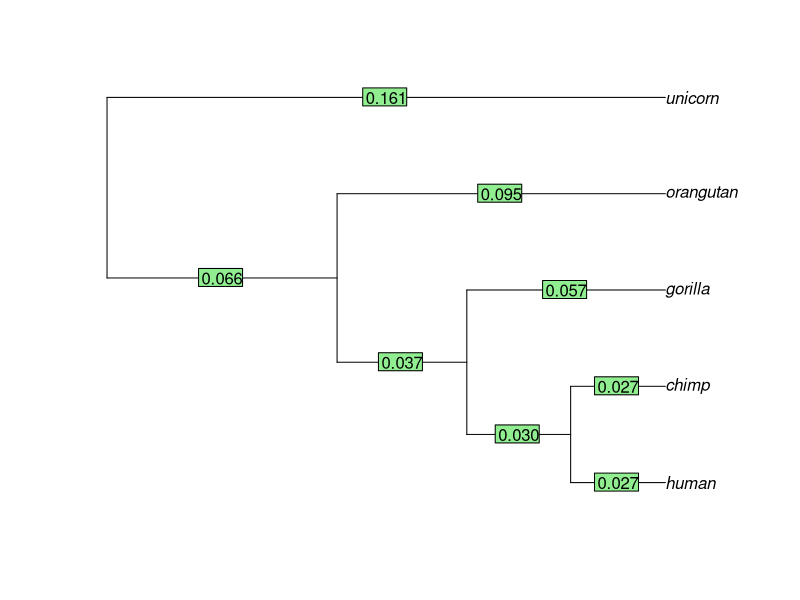

The R script that drew this image:
#########################################################
#######        COMPUTATIONAL BIOLOGY         ############
#######             HOMEWORK 3               ############
#########################################################
#                                                       #
# Reconstruct the phylogenetic tree of given sequences  #
# using UPGMA with hamming, JC69, K80 distances.        #
#                                                       #
#########################################################
#########################################################

#########################################################
######    Code below this should not be changed   #######
#########################################################

library(ape)

transform_to_phylo = function(sequences, named_edges, edge_lengths, node_description) {
    # Produce a tree of the phylo class from the matrix of edges, vector of lengths and
    # the dataframe  containing node descriptions.
    #    sequences: a list of the original sequences;
    #    named_edges: an Mx2 matrix of pairs of nodes connected by an edge,
    #                 where the M rows are the different edges and the 2 columns
    #                 are the parent node and the child node of an edge.
    #    edge_lengths: a vector of length M of the corresponding edge lengths.
    #    node_description: a data frame of the node descriptions as defined in
    #                      initialize_node_description and extended by the upgma code.
    
    edges = named_edges
    for (name in rownames(node_description)) {
        index = which(rownames(node_description) == name)
        edges[which(edges == name)] = as.numeric(index)
    }
    edges = matrix(as.numeric(edges), ncol = 2)
    
    edges[which(edges > length(sequences))] = - edges[which(edges > length(sequences))]
    root = setdiff(edges[,1], edges[,2])
    edges[which(edges==root)] = length(sequences) + 1
    
    k = length(sequences) + 2
    for(x in unique(edges[which(edges < 0)])) {
        edges[which(edges==x)] = k
        k = k + 1
    }
    
    tree = list()
    class(tree) = "phylo"
    tree$edge = edges
    tree$edge.length = edge_lengths
    tree$Nnode = as.integer(length(sequences) - 1)
    tree$tip.label = names(sequences)
    
    # Return the tree in the form of the phylo class from ape
    return(tree)
}

plot_tree = function(tree) {
    # Plot the phylogenetic tree with node labels and edge lengths.
    #    tree: an object of class phylo from the ape package

    plot(tree)
    edgelabels(format(tree$edge.length, digits = 2))
}

initialize_node_description = function(sequences) {
    # Initialize the structure that will hold node descriptions.
    # The created structure is a data frame where the rows are node names, and the columns are
    # node_height -- distance from the node to any tip in the ultrametric tree, and
    # node_size -- number of tips that this node is ancestral to.
    #    sequences: a list of the original sequences;

    N = length(sequences)
    node_names = names(sequences)
    node_sizes = rep(1, times = N)
    node_heights = rep(0, times = N)
    node_description = data.frame(node_sizes, node_heights)
    rownames(node_description) = node_names

    # Return a data frame that contains information on currently existing tip nodes.
    # node_description: a dataframe containing information on the currently existing nodes.
    #                   The row names are the names of the currently existing tips, i.e.
    #                   are the same as the names in the sequence list, node_height is
    #                   0 and node_size is 1 as the all the currently existing nodes are tips.
    return(node_description)
}

add_new_node = function(node_description, merging_nodes) {
    # Add new merged node to the node description data frame.
    # The new node is a combination of the nodes supplied in the merging_nodes,
    # e.g. if one needs to merge nodes "bird" and "fish", the new node in the
    # dataframe will be called "bird.fish".
    #    node_description: the dataframe created by initialize_node_description, containing
    #                      current node sizes and node heights
    #    merging_nodes: a vector of two names of the nodes being merged

    new_node_name = paste(merging_nodes, collapse = ".")
    new_node_row = data.frame(node_sizes = 0, node_heights = 0)
    rownames(new_node_row) = new_node_name
    new_node_description = rbind(node_description, new_node_row)
    
    # Return the node_description dataframe with a row for the new node added, and
    # the new node name.
    #    node_description: the dataframe where the rows are labelled by current nodes and columns
    #                      contain the node heights and sizes.
    #    new_node_name: the name of the newly added node, created from names in merging_nodes.
    return(list(node_description = new_node_description, new_node_name = new_node_name))
}

#########################################################
######    Code above this should not be changed   #######
#########################################################

get_hamming_distance = function(sequence1, sequence2) {
    # Compute the Hamming distance between two sequences.
    #    sequence1: first sequence 
    #    sequence2: second sequence

    seq1_split <- strsplit(sequence1, "")[[1]]
    seq2_split <- strsplit(sequence2, "")[[1]]
    distance <- 0
    # Both sequences are alignments -> they are assumed to have the same length
    for (i in (1:length(seq1_split))) {
        if (seq1_split[i] != seq2_split[i]) {
          distance <- distance+1
        }
    }

    # Return the numerical value of the distance
    return(distance)
}

get_JC69_distance = function(sequence1, sequence2) {
    # Compute the JC69 distance between two sequences.
    #    sequence1: first sequence
    #    sequence2: second sequence

    # Both sequences are alignments -> they are assumed to have the same length
    seq1_split <- strsplit(sequence1, "")[[1]]
    
    prop <- (get_hamming_distance(sequence1 = sequence1, sequence2 = sequence2))/length(seq1_split)
    distance <- (-3/4)*log(1-(4/3)*prop)

    # Return the numerical value of the distance
    return(distance)
}

get_K80_distance = function(sequence1, sequence2) {
    # Compute the K80 distance between two sequences.
    #    sequence1: first sequence
    #    sequence2: second sequence
    seq1_split <- strsplit(sequence1, "")[[1]]
    seq2_split <- strsplit(sequence2, "")[[1]]

    transit_diffs <- 0
    transvers_diffs <- 0
    for (i in (1:length(seq1_split))) {
        base1 <- seq1_split[i]
        base2 <- seq2_split[i]
        transit_pair1 <- c("C","T")
        transit_pair2 <- c("A", "G")
        if (base1 != base2) {
            if ((base1 %in% transit_pair1 && base2 %in% transit_pair1)
                || (base1 %in% transit_pair2 && base2 %in% transit_pair2)) {
                transit_diffs <- transit_diffs + 1
            } else {
                transvers_diffs <- transvers_diffs +1
            }
        }
    }
    
    S <- transit_diffs/length(seq1_split)
    V <- transvers_diffs/length(seq2_split)
    
    distance <- -(1/2)*log(1-(2*S)-V)-(1/4)*log(1-2*V)

    # Return the numerical value of the distance
    return(distance)
}

compute_initial_distance_matrix = function(sequences, distance_measure) {
    # Compute the initial distance matrix using one of the distance measures.
    # The matrix is of dimension NxN, where N is the number of sequences.
    # The matrix columns and rows should be labelled with tip names, each row and column
    # corresponding to the appropriate sequence.
    # The matrix can be filled completely (i.e symmetric matrix) or only the upper half
    # (as shown in the lecture).
    # The diagonal elements of the matrix should be Inf.
    #    sequences: the sequence alignment in the form of a list of species names and 
    #               the associated genetic sequences
    #    distance_measure: a string indicating whether the 'hamming', 'JC69' or 'K80' 
    #                      distance measure should be used
  
    N <- length(sequences)
    distance_matrix <- matrix(nrow = N, ncol = N)
    diag(distance_matrix) <- Inf
    rownames(distance_matrix) <- names(sequences)
    colnames(distance_matrix) <- names(sequences)

    # determine distance measure
    if (distance_measure == "hamming") {
        distance_func <- get_hamming_distance
    } else if (distance_measure == "JC69") {
        distance_func <- get_JC69_distance
    } else {
        distance_func <- get_K80_distance
    }
    
    # fill matrix
    for (i in 1:N) {
        for (j in 1:N) {
            if ( i != j) {
                seq1 <- sequences[[rownames(distance_matrix)[i]]]
                seq2 <- sequences[[colnames(distance_matrix)[j]]]
                distance_matrix[i,j] <- distance_func(seq1, seq2)
            }
        }
    }

    # Return the NxN matrix of inter-sequence distances with Inf on the diagonal
    return(distance_matrix)
}

get_merge_node_distance = function(node_description, distance_matrix, merging_nodes, existing_node) {
    # Compute the new distance between the newly created merge node and an existing old node in the tree
    #    node_description: a dataframe containing information on the currently existing nodes
    #    distance_matrix: the matrix of current distances between nodes
    #    merging_nodes: a vector of two node names that are being merged in this step
    #    existing_node: one of the previously existing nodes, not included in the new node
    
    n_i <- node_description[[merging_nodes[1],"node_sizes"]]
    n_j <- node_description[[merging_nodes[2],"node_sizes"]]
    
    d_i <- distance_matrix[merging_nodes[1], existing_node]
    d_j <- distance_matrix[merging_nodes[2], existing_node]
    
    new_distance <- (n_i*d_i + n_j*d_j)/(n_i + n_j)
  
    # Returns the distance between the newly created merge node and the existing node
    return(new_distance)
}

update_distance_matrix = function(node_description, distance_matrix, merging_nodes, new_node_name) {
    # Update the distance matrix given that two nodes are being merged.
    #    node_description: a dataframe containing information on the currently existing nodes
    #    distance_matrix: the current distance matrix that needs to be updated
    #    merging_nodes: a vector of two node names that need to be merged in this step
    #    new_node_name: the name with which the merged node should be labelled
    # The resulting matrix should be one column and one row smaller, i.e. if the given distance matrix
    # was MxM, then the updated matrix will be M-1xM-1, where the 2 rows and cols represent the separate
    # nodes undergoing the merge are taken out and a new row and col added that represents the new node.

    # create updated matrix
    # remove entries containing merging (old) nodes
    updated_distance_matrix <- distance_matrix[! rownames(distance_matrix) %in% merging_nodes,! colnames(distance_matrix) %in% merging_nodes]
    if (! is.matrix(updated_distance_matrix)) {
        updated_distance_matrix <- matrix(updated_distance_matrix)
    }
    
    # add row and column for merged (new) node
    previous_names <- rownames(updated_distance_matrix)
    if (is.null(previous_names)) {
        previous_names <- rownames(distance_matrix)[! rownames(distance_matrix) %in% merging_nodes]
    }
    updated_distance_matrix <- rbind(updated_distance_matrix, rep(Inf, ncol(updated_distance_matrix)))
    updated_distance_matrix <- cbind(updated_distance_matrix, rep(Inf, nrow(updated_distance_matrix)))
    names <- c(previous_names, new_node_name)
    rownames(updated_distance_matrix) <- names
    colnames(updated_distance_matrix) <- names

    # compute new distances to merged (new) node
    for (i in 1:ncol(distance_matrix)) {
        if (rownames(updated_distance_matrix)[i] == new_node_name) {
            break
        }
        new_dist <- get_merge_node_distance(node_description = node_description,
                                            distance_matrix = distance_matrix,
                                            merging_nodes = merging_nodes,
                                            existing_node = colnames(updated_distance_matrix)[i])
        
        updated_distance_matrix[nrow(updated_distance_matrix), i] <- new_dist
        updated_distance_matrix[i, ncol(updated_distance_matrix)] <- new_dist
    }

    # Returns the updated matrix of cluster distances
    return(updated_distance_matrix)
}

upgma_one_step = function(node_description, distance_matrix, edges, edge_lengths) {
    # Performs one step of the upgma algorithm, i.e. the nodes with the smallest distance are merged, 
    # the node height of the new node is calculated and the distance matrix is newly calculated.
    # Values that are expected to be returned are listed below.
    #    node_description: a dataframe containing information on the currently existing nodes
    #    distance_matrix: the current distance matrix that needs to be updated (OxO)
    #    edges: an Mx2 matrix of pairs of nodes connected by an edge, where the M rows are the different
    #           edges and the 2 columns are the parent node and the child node of an edge.
    #    edge_lengths: a vector of length M of the corresponding edge lengths.
  
    # determine which nodes will be merged (the ones with minimal distance)
    merging_nodes_indices <- which(distance_matrix == min(distance_matrix), arr.ind=T)
    merging_nodes_indices <- c(merging_nodes_indices[1,1], merging_nodes_indices[1,2])
    merging_nodes <- c(rownames(distance_matrix)[merging_nodes_indices[1]], rownames(distance_matrix)[merging_nodes_indices[2]])
    
    # obtain information regarding these merging nodes
    d_to_tip_1 <- node_description[merging_nodes[1], "node_heights"]
    d_to_tip_2 <- node_description[merging_nodes[2], "node_heights"]
    size_1 <- node_description[merging_nodes[1], "node_sizes"]
    size_2 <- node_description[merging_nodes[2], "node_sizes"]
    
    # calculate lenghts for newly merged node
    d_between_merging_nodes <- distance_matrix[merging_nodes[1], merging_nodes[2]]
    new_length_1 <- d_between_merging_nodes/2 - d_to_tip_1
    new_length_2 <- d_between_merging_nodes/2 - d_to_tip_2
    
    # update information about edge lengths with newly calculated lengths
    edge_lengths <- c(edge_lengths, new_length_1, new_length_2)
    
    # add new merged node to existing nodes
    desc_update <- add_new_node(node_description, merging_nodes)
    node_description <- desc_update[["node_description"]]
    new_node_name <- desc_update[["new_node_name"]]
    # calculate properties of new entry for the newly merged node
    node_description[new_node_name, "node_sizes"] <- size_1 + size_2
    node_description[new_node_name, "node_heights"] <- new_length_1 + d_to_tip_1
    # add new edges
    edges <- rbind(edges, c(new_node_name, merging_nodes[1]))
    edges <- rbind(edges, c(new_node_name, merging_nodes[2]))
    
    #update distance metrix with the new merged node
    distance_matrix <- update_distance_matrix(node_description = node_description,
                                             distance_matrix = distance_matrix,
                                             merging_nodes = merging_nodes,
                                             new_node_name = new_node_name)
                                    
    # Return the updated distance matrix, edge description matrix, edge length vector and 
    # node_description data frame
    #    node_description: data frame containing sizes and heights of all nodes 
    #        (to be updated using add_new_node())
    #    distance_matrix: the updated matrix of distances between nodes (O-1xO-1)
    #    edges: an Mx2 matrix of pairs of nodes connected by an edge, where the M rows are
    #    the different edges and the 2 columns are the parent node and the child node of an edge.
    #    edge_lengths: a vector of length M of the corresponding edge lengths.
    return(list(node_description = node_description, distance_matrix = distance_matrix,
                edges = edges, edge_lengths = edge_lengths))
}

build_upgma_tree = function(sequences, distance_measure) {
    # Build the tree from given sequences using the UPGMA algorithm.
    #    sequences: the sequences in the format of a list of species names and the associated genetic 
    #               sequences
    #    distance_measure: a string indicating whether the 'hamming', 'JC69' or 'K80' distance measure
    #                      should be used
    
    # initialize empty data structures
    N <- length(sequences)
    node_description <- initialize_node_description(sequences)
    edges <- matrix(nrow = 0, ncol = 2)
    edge_lengths <- vector(mode = "numeric", length = 0)
    # intial distance matrix
    distance_matrix <- compute_initial_distance_matrix(sequences, distance_measure)
    
    # perform UPGMA-steps (node-merging and information update) until root is formed
    while(nrow(distance_matrix) > 1 && ncol(distance_matrix) > 1) {
        updated_values <- upgma_one_step(node_description, distance_matrix, edges, edge_lengths)
        node_description <- updated_values[["node_description"]]
        distance_matrix <- updated_values[["distance_matrix"]]
        edges <- updated_values[["edges"]]
        edge_lengths <- updated_values[["edge_lengths"]]
    }
  
    # Return the UPGMA tree of sequences
    tree <- transform_to_phylo(sequences, edges, edge_lengths, node_description)
    return(tree)
}

test_tree_building = function() {
    sequences <- list(orangutan = "TCACACCTAAGTTATATCTATATATAATCCGGGCCGGG",
                     chimp = "ACAGACTTAAAATATACATATATATAATCCGGGCCGGG",
                     human = "AAAGACTTAAAATATATATATATATAATCCGGGCCGGG",
                     gorilla = "ACACACCCAAAATATATATATATATAATCCGGGCCGGG",
                     unicorn = "ACACACCCAAAATATATACGCGTATAATCCGGGCCGAA")
    distance_measure <- 'hamming'
    distance_measure <- 'JC69'
    distance_measure <- 'K80'

    tree <- build_upgma_tree(sequences, distance_measure)
    plot_tree(tree)
}

test_tree_building()